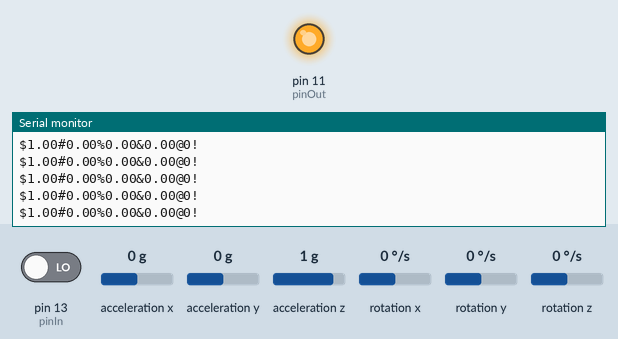
This sketch was run on a simulated Arduino Uno, built with avr-gcc and run on an emulated ATmega328P. Parts: output pins drawn as LEDs (lit = HIGH), the last lines printed to the serial monitor. The inputs (shaded band) are chosen by the test bench; at power-on: acceleration x 0 g, acceleration y 0 g, rotation z 0 °/s, acceleration z 1 g, pin 13 (pinIn) LOW, rotation x 0 °/s, rotation y 0 °/s.

Above: at 1.7 s.
1.8 s: acceleration x set to 0.8 g
At 2.6 s:
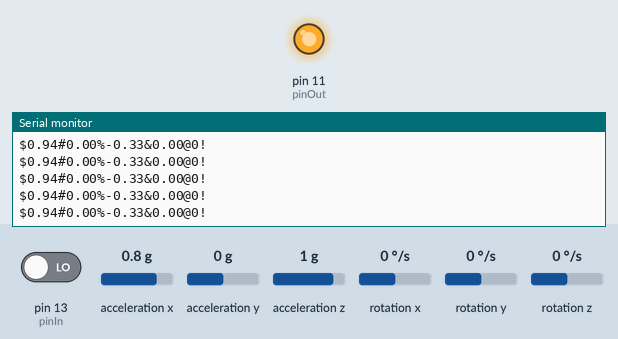
4.8 s: acceleration y set to -1.4 g
At 5.3 s:
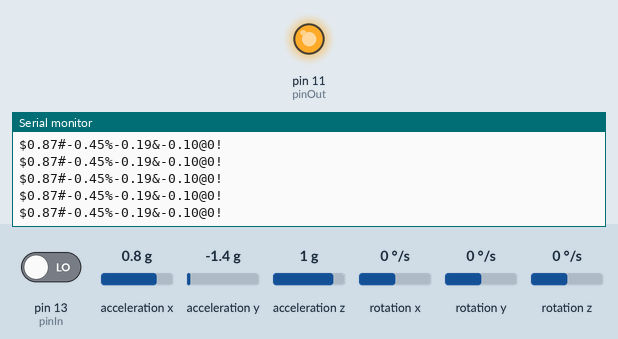
7.8 s: rotation z set to 192 °/s
At 8.6 s:
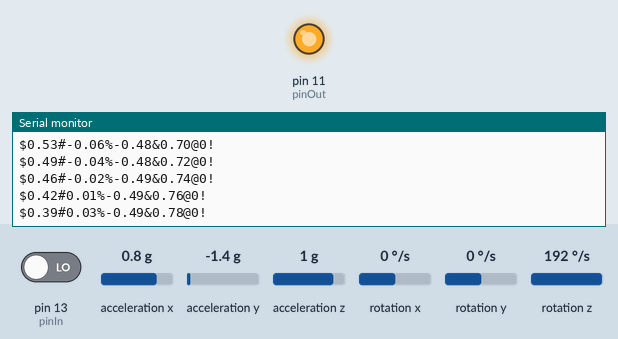
10.8 s: acceleration z set to -1.4 g
At 11.8 s:
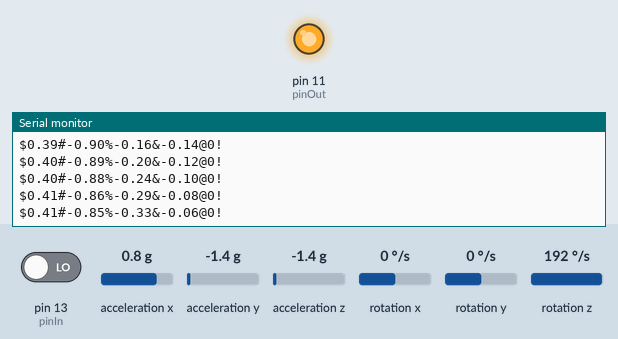
Timing chart, 0 to 13.8 s (numbered marks = the images above; inputs shaded):
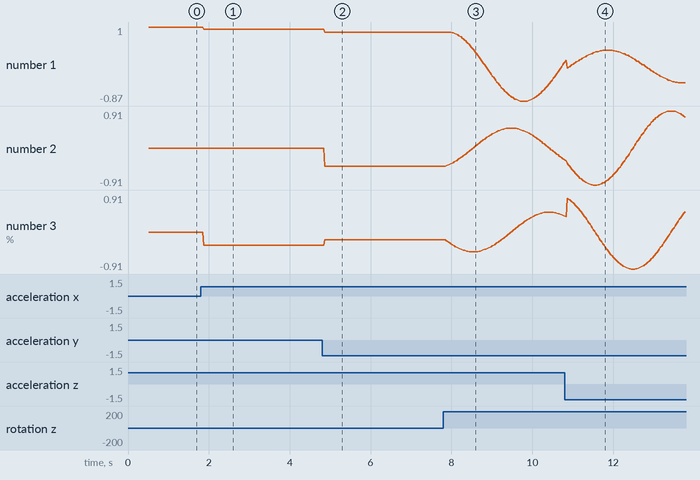

The sketch:

IMUQuat.ino
```cpp
//========================== IMU Quaternion Read ===========================
/* RoboHAZMAT Senior Design Team
 * Motion Control Group
 * Gerardo Bledt
 * December 15, 2014
 *
 * Program written for recieving data from the MPU9150 IMU sensor with an
 * Arduino microcontroller. Makes use of Jeff Rowberg's library for reading
 * the DMP. IMU raw data is recieved over the I2C bus and the controller
 * outputs the quaternion values through serial communication. Checks for
 * and makes sure to avoid FIFO buffer overflow. If the IMU readings become
 * unstable, make the DMP read rate higher.
 *
 * 1. Parameter Setup: Defines and initializes all of the necessary
 *    variables for the IMU and DMP. Sets up Serial and I2C communication.
 *
 * 2. Main Loop: Reads incoming IMU raw data from I2C bus as a quaternion
 *    and outputs it through serial with a custon communication protocol.
 */
#include "Wire.h"
#include "I2Cdev.h"
#include "MPU6050_6Axis_MotionApps20.h"

//============================ Parameter Setup =============================
/* Defines and initializes the MPU9150 IMU sensor, the quaternion object,
 * the reset button pins, and the MPU control/status variables and buffers.
 */

// MPU objeject with 0x68 default I2C address
MPU6050 mpu;

// Initialize Quaternion
Quaternion q;           // [w, x, y, z]

// Reset button pins
const int pinOut = 11;
const int pinIn = 13;

// MPU control / status variables
bool dmpReady = false;  // set true if DMP init was successful
uint8_t devStatus;      // return status after each device operation (0 = success, !0 = error)
uint16_t packetSize;    // expected DMP packet size (default is 42 bytes)
uint16_t fifoCount;     // count of all bytes currently in FIFO
uint8_t fifoBuffer[64]; // FIFO storage buffer

/**
 * Connects to and initializes the MPU9150 IMU and the DMP. Begins Serial
 * communication and joins the I2C bus. Checks for any errors with the IMU
 * sensor and initializes the reset button.
 */
void setup() {
    // Begin I2C communication
    Wire.begin();

    // Initialize reset button
    pinMode(pinOut, OUTPUT);
    pinMode(pinIn, INPUT);
    digitalWrite(pinOut, HIGH);

    // Initialize serial communication
    Serial.begin(9600);

    // Initialize device
    Serial.println(F("Initializing I2C devices..."));
    mpu.initialize();

    // Load and configure the DMP
    Serial.println(F("Initializing DMP..."));
    devStatus = mpu.dmpInitialize();

    // Make sure it worked (returns 0 if so)
    if (devStatus == 0) {
        // Turn on the DMP, now that it's ready
        Serial.println(F("Enabling DMP..."));
        mpu.setDMPEnabled(true);

        // Set our DMP Ready flag so the main loop() function knows it's okay to use it
        dmpReady = true;

        // Get expected DMP packet size for later comparison
        packetSize = mpu.dmpGetFIFOPacketSize();
    } else {
        // ERROR!
    }
}

//=============================== Main Loop ================================
/* Reads the incoming values from the IMU as a quaternion. Checks for any
 * issues such as FIFO buffer overflow.
 */
void loop() {
  // Resets length
  while (fifoCount < packetSize) fifoCount = mpu.getFIFOCount();

  // Get current FIFO count
  fifoCount = mpu.getFIFOCount();

  // Check for overflow (this should never happen unless our code is too inefficient)
  if (fifoCount >= 1024) {
      // Reset so we can continue cleanly
      mpu.resetFIFO();
  }

  // Wait for correct available data length, should be a VERY short wait
  while (fifoCount < packetSize) fifoCount = mpu.getFIFOCount();

  // Read a packet from FIFO
  mpu.getFIFOBytes(fifoBuffer, packetSize);

  // Track FIFO count here in case there is > 1 packet available
  // (this lets us immediately read more without waiting for an interrupt)
  fifoCount -= packetSize;

  // Display quaternion values in easy matrix form: w x y z
  mpu.dmpGetQuaternion(&q, fifoBuffer);

  // Reset button status
  int reset = digitalRead(pinIn);

  // Creates the communication protocol
  Serial.print("$");
  Serial.print(q.w);Serial.print("#");
  Serial.print(q.x);Serial.print("%");
  Serial.print(q.y);Serial.print("&");
  Serial.print(q.z);Serial.print("@");
  Serial.print(reset);Serial.println("!");
}
```

Measured:
- after the input at 1.8 s, the serial monitor: prints a new line after 0.07 s (image 1)
- after the input at 4.8 s, the serial monitor: prints a new line after 0.07 s (image 2)
- after the input at 7.8 s, the serial monitor: prints a new line after 0.07 s (image 3)
- plotted number 1: 1 → 0.94 after the input at 1.8 s, 0.94 → 0.87 after the input at 4.8 s, 0.87 → 0.08 after the input at 7.8 s
- plotted number 2: 0 → -0.45 after the input at 4.8 s, -0.45 → -0.28 after the input at 7.8 s
- plotted number 3: 0 → -0.33 after the input at 1.8 s, -0.33 → -0.19 after the input at 4.8 s, -0.19 → 0.4 after the input at 7.8 s
